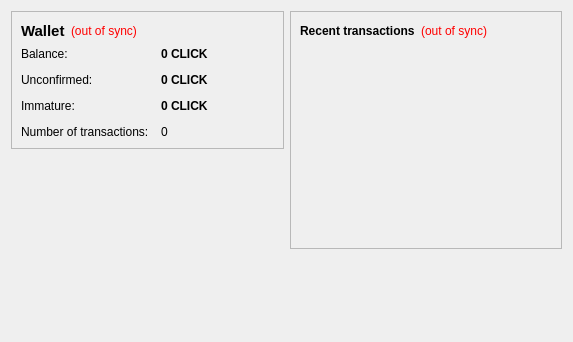
<?xml version="1.0" encoding="UTF-8"?>
<ui version="4.0">
 <class>OverviewPage</class>
 <widget class="QWidget" name="OverviewPage">
  <property name="geometry">
   <rect>
    <x>0</x>
    <y>0</y>
    <width>573</width>
    <height>342</height>
   </rect>
  </property>
  <property name="windowTitle">
   <string>Form</string>
  </property>
  <layout class="QHBoxLayout" name="horizontalLayout" stretch="1,1">
   <item>
    <layout class="QVBoxLayout" name="verticalLayout_2">
     <item>
      <widget class="QFrame" name="frame">
       <property name="frameShape">
        <enum>QFrame::StyledPanel</enum>
       </property>
       <property name="frameShadow">
        <enum>QFrame::Raised</enum>
       </property>
       <layout class="QVBoxLayout" name="verticalLayout_4">
        <item>
         <layout class="QHBoxLayout" name="horizontalLayout_4">
          <item>
           <widget class="QLabel" name="label_5">
            <property name="font">
             <font>
              <pointsize>11</pointsize>
              <weight>75</weight>
              <bold>true</bold>
             </font>
            </property>
            <property name="text">
             <string>Wallet</string>
            </property>
           </widget>
          </item>
          <item>
           <widget class="QLabel" name="labelWalletStatus">
            <property name="toolTip">
             <string>The displayed information may be out of date. Your wallet automatically synchronizes with the ClickCoin network after a connection is established, but this process has not completed yet.</string>
            </property>
            <property name="styleSheet">
             <string notr="true">QLabel { color: red; }</string>
            </property>
            <property name="text">
             <string notr="true">(out of sync)</string>
            </property>
            <property name="alignment">
             <set>Qt::AlignLeading|Qt::AlignLeft|Qt::AlignVCenter</set>
            </property>
           </widget>
          </item>
          <item>
           <spacer name="horizontalSpacer_2">
            <property name="orientation">
             <enum>Qt::Horizontal</enum>
            </property>
            <property name="sizeHint" stdset="0">
             <size>
              <width>40</width>
              <height>20</height>
             </size>
            </property>
           </spacer>
          </item>
         </layout>
        </item>
        <item>
         <layout class="QFormLayout" name="formLayout_2">
          <property name="fieldGrowthPolicy">
           <enum>QFormLayout::AllNonFixedFieldsGrow</enum>
          </property>
          <property name="horizontalSpacing">
           <number>12</number>
          </property>
          <property name="verticalSpacing">
           <number>12</number>
          </property>
          <item row="0" column="0">
           <widget class="QLabel" name="label">
            <property name="text">
             <string>Balance:</string>
            </property>
           </widget>
          </item>
          <item row="0" column="1">
           <widget class="QLabel" name="labelBalance">
            <property name="font">
             <font>
              <weight>75</weight>
              <bold>true</bold>
             </font>
            </property>
            <property name="cursor">
             <cursorShape>IBeamCursor</cursorShape>
            </property>
            <property name="toolTip">
             <string>Your current balance</string>
            </property>
            <property name="text">
             <string notr="true">0 CLICK</string>
            </property>
            <property name="textInteractionFlags">
             <set>Qt::LinksAccessibleByMouse|Qt::TextSelectableByKeyboard|Qt::TextSelectableByMouse</set>
            </property>
           </widget>
          </item>
          <item row="1" column="0">
           <widget class="QLabel" name="label_3">
            <property name="text">
             <string>Unconfirmed:</string>
            </property>
           </widget>
          </item>
          <item row="1" column="1">
           <widget class="QLabel" name="labelUnconfirmed">
            <property name="font">
             <font>
              <weight>75</weight>
              <bold>true</bold>
             </font>
            </property>
            <property name="cursor">
             <cursorShape>IBeamCursor</cursorShape>
            </property>
            <property name="toolTip">
             <string>Total of transactions that have yet to be confirmed, and do not yet count toward the current balance</string>
            </property>
            <property name="text">
             <string notr="true">0 CLICK</string>
            </property>
            <property name="textInteractionFlags">
             <set>Qt::LinksAccessibleByMouse|Qt::TextSelectableByKeyboard|Qt::TextSelectableByMouse</set>
            </property>
           </widget>
          </item>
          <item row="3" column="0">
           <widget class="QLabel" name="label_2">
            <property name="text">
             <string>Number of transactions:</string>
            </property>
           </widget>
          </item>
          <item row="3" column="1">
           <widget class="QLabel" name="labelNumTransactions">
            <property name="toolTip">
             <string>Total number of transactions in wallet</string>
            </property>
            <property name="text">
             <string notr="true">0</string>
            </property>
           </widget>
          </item>
          <item row="2" column="0">
           <widget class="QLabel" name="labelImmatureText">
            <property name="text">
             <string>Immature:</string>
            </property>
           </widget>
          </item>
          <item row="2" column="1">
           <widget class="QLabel" name="labelImmature">
            <property name="font">
             <font>
              <weight>75</weight>
              <bold>true</bold>
             </font>
            </property>
            <property name="toolTip">
             <string>Mined balance that has not yet matured</string>
            </property>
            <property name="text">
             <string notr="true">0 CLICK</string>
            </property>
            <property name="textInteractionFlags">
             <set>Qt::LinksAccessibleByMouse|Qt::TextSelectableByKeyboard|Qt::TextSelectableByMouse</set>
            </property>
           </widget>
          </item>
         </layout>
        </item>
       </layout>
      </widget>
     </item>
     <item>
    <spacer name="verticalSpacer">
       <property name="orientation">
        <enum>Qt::Vertical</enum>
       </property>
       <property name="sizeHint" stdset="0">
        <size>
         <width>20</width>
         <height>40</height>
        </size>
       </property>
      </spacer>
     </item>
	 <item>
         <widget class="QLabel" name="">
          <property name="text">
           <string/>
          </property>
          <property name="pixmap">
           <pixmap resource="../bitcoin.qrc">:/images/wallet_bgcoin</pixmap>
          </property>
          <property name="scaledContents">
           <bool>false</bool>
          </property>
          <property name="alignment">
           <set>Qt::AlignCenter</set>
          </property>
          <property name="margin">
           <number>-2</number>
          </property>
         </widget>
        </item>
        <item>
         <widget class="QLabel" name="label_6">
          <property name="text">
           <string/>
          </property>
         </widget>
        </item>
    </layout>
   </item>
   <item>
    <layout class="QVBoxLayout" name="verticalLayout_3">
     <item>
      <widget class="QFrame" name="frame_2">
       <property name="frameShape">
        <enum>QFrame::StyledPanel</enum>
       </property>
       <property name="frameShadow">
        <enum>QFrame::Raised</enum>
       </property>
       <layout class="QVBoxLayout" name="verticalLayout">
        <item>
         <layout class="QHBoxLayout" name="horizontalLayout_2">
          <item>
           <widget class="QLabel" name="label_4">
            <property name="text">
             <string>&lt;b&gt;Recent transactions&lt;/b&gt;</string>
            </property>
           </widget>
          </item>
          <item>
           <widget class="QLabel" name="labelTransactionsStatus">
            <property name="toolTip">
             <string>The displayed information may be out of date. Your wallet automatically synchronizes with the ClickCoin network after a connection is established, but this process has not completed yet.</string>
            </property>
            <property name="styleSheet">
             <string notr="true">QLabel { color: red; }</string>
            </property>
            <property name="text">
             <string notr="true">(out of sync)</string>
            </property>
            <property name="alignment">
             <set>Qt::AlignRight|Qt::AlignTrailing|Qt::AlignVCenter</set>
            </property>
           </widget>
          </item>
          <item>
           <spacer name="horizontalSpacer">
            <property name="orientation">
             <enum>Qt::Horizontal</enum>
            </property>
            <property name="sizeHint" stdset="0">
             <size>
              <width>40</width>
              <height>20</height>
             </size>
            </property>
           </spacer>
          </item>
         </layout>
        </item>
        <item>
         <widget class="QListView" name="listTransactions">
          <property name="styleSheet">
           <string notr="true">QListView { background: transparent; }</string>
          </property>
          <property name="frameShape">
           <enum>QFrame::NoFrame</enum>
          </property>
          <property name="verticalScrollBarPolicy">
           <enum>Qt::ScrollBarAlwaysOff</enum>
          </property>
          <property name="horizontalScrollBarPolicy">
           <enum>Qt::ScrollBarAlwaysOff</enum>
          </property>
          <property name="selectionMode">
           <enum>QAbstractItemView::NoSelection</enum>
          </property>
         </widget>
        </item>
       </layout>
      </widget>
     </item>
     <item>
      <spacer name="verticalSpacer_2">
       <property name="orientation">
        <enum>Qt::Vertical</enum>
       </property>
       <property name="sizeHint" stdset="0">
        <size>
         <width>20</width>
         <height>40</height>
        </size>
       </property>
      </spacer>
     </item>
    </layout>
   </item>
  </layout>
 </widget>
 <resources/>
 <connections/>
</ui>
